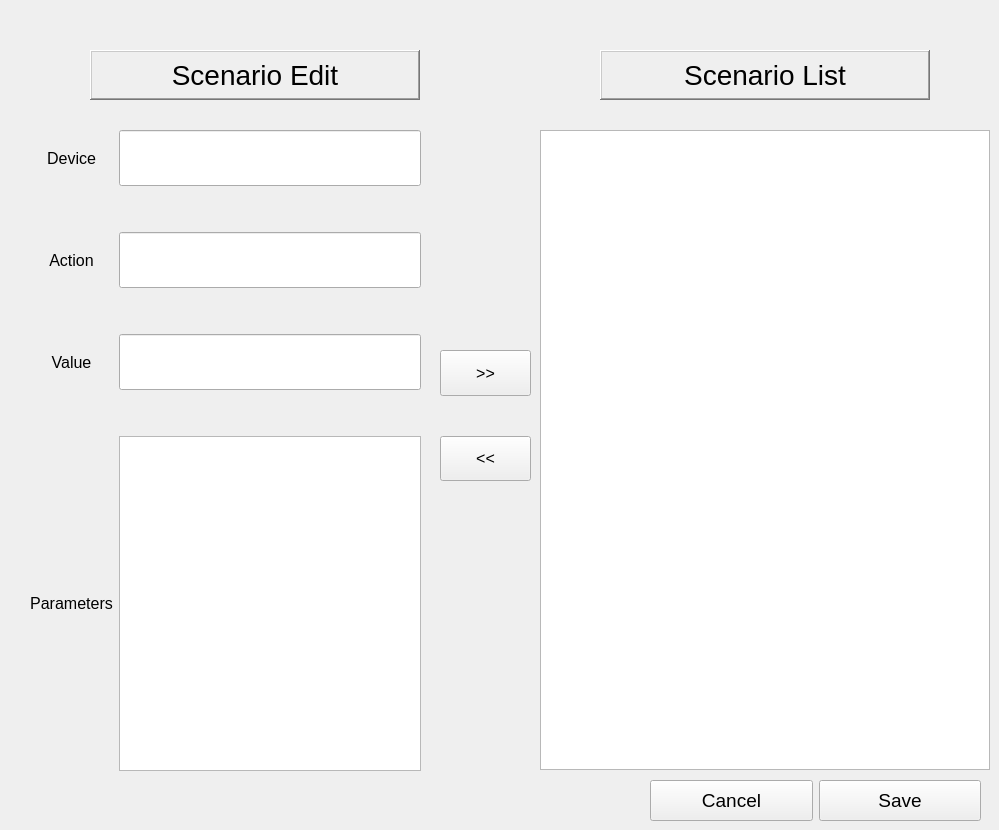
  <widget class="QWidget" name="senario_tab">
   <attribute name="title">
    <string>SCENARIO</string>
   </attribute>
   <widget class="QLabel" name="label_10">
    <property name="geometry">
     <rect>
      <x>600</x>
      <y>50</y>
      <width>330</width>
      <height>50</height>
     </rect>
    </property>
    <property name="font">
     <font>
      <pointsize>21</pointsize>
     </font>
    </property>
    <property name="frameShape">
     <enum>QFrame::WinPanel</enum>
    </property>
    <property name="frameShadow">
     <enum>QFrame::Raised</enum>
    </property>
    <property name="lineWidth">
     <number>3</number>
    </property>
    <property name="text">
     <string>Scenario List</string>
    </property>
    <property name="alignment">
     <set>Qt::AlignCenter</set>
    </property>
    <property name="margin">
     <number>2</number>
    </property>
   </widget>
   <widget class="QLabel" name="label_3">
    <property name="geometry">
     <rect>
      <x>90</x>
      <y>50</y>
      <width>330</width>
      <height>50</height>
     </rect>
    </property>
    <property name="font">
     <font>
      <pointsize>21</pointsize>
     </font>
    </property>
    <property name="frameShape">
     <enum>QFrame::WinPanel</enum>
    </property>
    <property name="frameShadow">
     <enum>QFrame::Raised</enum>
    </property>
    <property name="lineWidth">
     <number>3</number>
    </property>
    <property name="text">
     <string>Scenario Edit</string>
    </property>
    <property name="alignment">
     <set>Qt::AlignCenter</set>
    </property>
    <property name="margin">
     <number>2</number>
    </property>
   </widget>
   <widget class="QListWidget" name="listWidget_2">
    <property name="geometry">
     <rect>
      <x>540</x>
      <y>130</y>
      <width>450</width>
      <height>640</height>
     </rect>
    </property>
    <property name="font">
     <font>
      <pointsize>11</pointsize>
     </font>
    </property>
   </widget>
   <widget class="QWidget" name="horizontalLayoutWidget_4">
    <property name="geometry">
     <rect>
      <x>30</x>
      <y>130</y>
      <width>391</width>
      <height>641</height>
     </rect>
    </property>
    <layout class="QHBoxLayout" name="horizontalLayout_4">
     <item>
      <layout class="QVBoxLayout" name="verticalLayout_8" stretch="2,0,2,0,2,0,12">
       <item>
        <widget class="QLabel" name="label_12">
         <property name="sizePolicy">
          <sizepolicy hsizetype="Preferred" vsizetype="Expanding">
           <horstretch>0</horstretch>
           <verstretch>0</verstretch>
          </sizepolicy>
         </property>
         <property name="font">
          <font>
           <pointsize>12</pointsize>
          </font>
         </property>
         <property name="text">
          <string>Device</string>
         </property>
         <property name="alignment">
          <set>Qt::AlignCenter</set>
         </property>
        </widget>
       </item>
       <item>
        <spacer name="verticalSpacer_11">
         <property name="orientation">
          <enum>Qt::Vertical</enum>
         </property>
         <property name="sizeHint" stdset="0">
          <size>
           <width>20</width>
           <height>40</height>
          </size>
         </property>
        </spacer>
       </item>
       <item>
        <widget class="QLabel" name="label_14">
         <property name="sizePolicy">
          <sizepolicy hsizetype="Preferred" vsizetype="Expanding">
           <horstretch>0</horstretch>
           <verstretch>0</verstretch>
          </sizepolicy>
         </property>
         <property name="font">
          <font>
           <pointsize>12</pointsize>
          </font>
         </property>
         <property name="text">
          <string>Action</string>
         </property>
         <property name="alignment">
          <set>Qt::AlignCenter</set>
         </property>
        </widget>
       </item>
       <item>
        <spacer name="verticalSpacer_12">
         <property name="orientation">
          <enum>Qt::Vertical</enum>
         </property>
         <property name="sizeHint" stdset="0">
          <size>
           <width>20</width>
           <height>40</height>
          </size>
         </property>
        </spacer>
       </item>
       <item>
        <widget class="QLabel" name="label_11">
         <property name="sizePolicy">
          <sizepolicy hsizetype="Preferred" vsizetype="Expanding">
           <horstretch>0</horstretch>
           <verstretch>0</verstretch>
          </sizepolicy>
         </property>
         <property name="font">
          <font>
           <pointsize>12</pointsize>
          </font>
         </property>
         <property name="text">
          <string>Value</string>
         </property>
         <property name="alignment">
          <set>Qt::AlignCenter</set>
         </property>
        </widget>
       </item>
       <item>
        <spacer name="verticalSpacer_13">
         <property name="orientation">
          <enum>Qt::Vertical</enum>
         </property>
         <property name="sizeHint" stdset="0">
          <size>
           <width>20</width>
           <height>40</height>
          </size>
         </property>
        </spacer>
       </item>
       <item>
        <widget class="QLabel" name="label_13">
         <property name="sizePolicy">
          <sizepolicy hsizetype="Preferred" vsizetype="Expanding">
           <horstretch>0</horstretch>
           <verstretch>0</verstretch>
          </sizepolicy>
         </property>
         <property name="font">
          <font>
           <pointsize>12</pointsize>
          </font>
         </property>
         <property name="text">
          <string>Parameters</string>
         </property>
         <property name="alignment">
          <set>Qt::AlignCenter</set>
         </property>
        </widget>
       </item>
      </layout>
     </item>
     <item>
      <layout class="QVBoxLayout" name="verticalLayout_9" stretch="2,0,2,0,2,0,12">
       <item>
        <widget class="QLineEdit" name="lineEdit_6">
         <property name="sizePolicy">
          <sizepolicy hsizetype="Expanding" vsizetype="Expanding">
           <horstretch>0</horstretch>
           <verstretch>0</verstretch>
          </sizepolicy>
         </property>
         <property name="font">
          <font>
           <pointsize>13</pointsize>
          </font>
         </property>
        </widget>
       </item>
       <item>
        <spacer name="verticalSpacer_8">
         <property name="orientation">
          <enum>Qt::Vertical</enum>
         </property>
         <property name="sizeHint" stdset="0">
          <size>
           <width>20</width>
           <height>40</height>
          </size>
         </property>
        </spacer>
       </item>
       <item>
        <widget class="QLineEdit" name="lineEdit_4">
         <property name="sizePolicy">
          <sizepolicy hsizetype="Expanding" vsizetype="Expanding">
           <horstretch>0</horstretch>
           <verstretch>0</verstretch>
          </sizepolicy>
         </property>
         <property name="font">
          <font>
           <pointsize>13</pointsize>
          </font>
         </property>
        </widget>
       </item>
       <item>
        <spacer name="verticalSpacer_9">
         <property name="orientation">
          <enum>Qt::Vertical</enum>
         </property>
         <property name="sizeHint" stdset="0">
          <size>
           <width>20</width>
           <height>40</height>
          </size>
         </property>
        </spacer>
       </item>
       <item>
        <widget class="QLineEdit" name="lineEdit_5">
         <property name="sizePolicy">
          <sizepolicy hsizetype="Expanding" vsizetype="Expanding">
           <horstretch>0</horstretch>
           <verstretch>0</verstretch>
          </sizepolicy>
         </property>
         <property name="font">
          <font>
           <pointsize>13</pointsize>
          </font>
         </property>
        </widget>
       </item>
       <item>
        <spacer name="verticalSpacer_10">
         <property name="orientation">
          <enum>Qt::Vertical</enum>
         </property>
         <property name="sizeHint" stdset="0">
          <size>
           <width>20</width>
           <height>40</height>
          </size>
         </property>
        </spacer>
       </item>
       <item>
        <widget class="QTextEdit" name="textEdit_2">
         <property name="sizePolicy">
          <sizepolicy hsizetype="Expanding" vsizetype="Expanding">
           <horstretch>0</horstretch>
           <verstretch>0</verstretch>
          </sizepolicy>
         </property>
         <property name="font">
          <font>
           <pointsize>13</pointsize>
          </font>
         </property>
        </widget>
       </item>
      </layout>
     </item>
    </layout>
   </widget>
   <widget class="QWidget" name="verticalLayoutWidget_2">
    <property name="geometry">
     <rect>
      <x>440</x>
      <y>350</y>
      <width>91</width>
      <height>131</height>
     </rect>
    </property>
    <layout class="QVBoxLayout" name="verticalLayout_10" stretch="6,0,6">
     <property name="spacing">
      <number>0</number>
     </property>
     <item>
      <widget class="QPushButton" name="pushButton_5">
       <property name="sizePolicy">
        <sizepolicy hsizetype="Minimum" vsizetype="Expanding">
         <horstretch>0</horstretch>
         <verstretch>0</verstretch>
        </sizepolicy>
       </property>
       <property name="font">
        <font>
         <pointsize>12</pointsize>
        </font>
       </property>
       <property name="text">
        <string>&gt;&gt;</string>
       </property>
      </widget>
     </item>
     <item>
      <spacer name="verticalSpacer_14">
       <property name="orientation">
        <enum>Qt::Vertical</enum>
       </property>
       <property name="sizeHint" stdset="0">
        <size>
         <width>20</width>
         <height>40</height>
        </size>
       </property>
      </spacer>
     </item>
     <item>
      <widget class="QPushButton" name="pushButton_6">
       <property name="sizePolicy">
        <sizepolicy hsizetype="Minimum" vsizetype="Expanding">
         <horstretch>0</horstretch>
         <verstretch>0</verstretch>
        </sizepolicy>
       </property>
       <property name="font">
        <font>
         <pointsize>12</pointsize>
        </font>
       </property>
       <property name="text">
        <string>&lt;&lt;</string>
       </property>
      </widget>
     </item>
    </layout>
   </widget>
   <widget class="QWidget" name="horizontalLayoutWidget_7">
    <property name="geometry">
     <rect>
      <x>650</x>
      <y>780</y>
      <width>331</width>
      <height>41</height>
     </rect>
    </property>
    <layout class="QHBoxLayout" name="horizontalLayout_8">
     <item>
      <widget class="QPushButton" name="scencancel">
       <property name="sizePolicy">
        <sizepolicy hsizetype="Minimum" vsizetype="Expanding">
         <horstretch>0</horstretch>
         <verstretch>0</verstretch>
        </sizepolicy>
       </property>
       <property name="font">
        <font>
         <pointsize>14</pointsize>
        </font>
       </property>
       <property name="text">
        <string>Cancel</string>
       </property>
      </widget>
     </item>
     <item>
      <widget class="QPushButton" name="scensave">
       <property name="sizePolicy">
        <sizepolicy hsizetype="Minimum" vsizetype="Expanding">
         <horstretch>0</horstretch>
         <verstretch>0</verstretch>
        </sizepolicy>
       </property>
       <property name="font">
        <font>
         <pointsize>14</pointsize>
        </font>
       </property>
       <property name="text">
        <string>Save</string>
       </property>
      </widget>
     </item>
    </layout>
   </widget>
  </widget>
